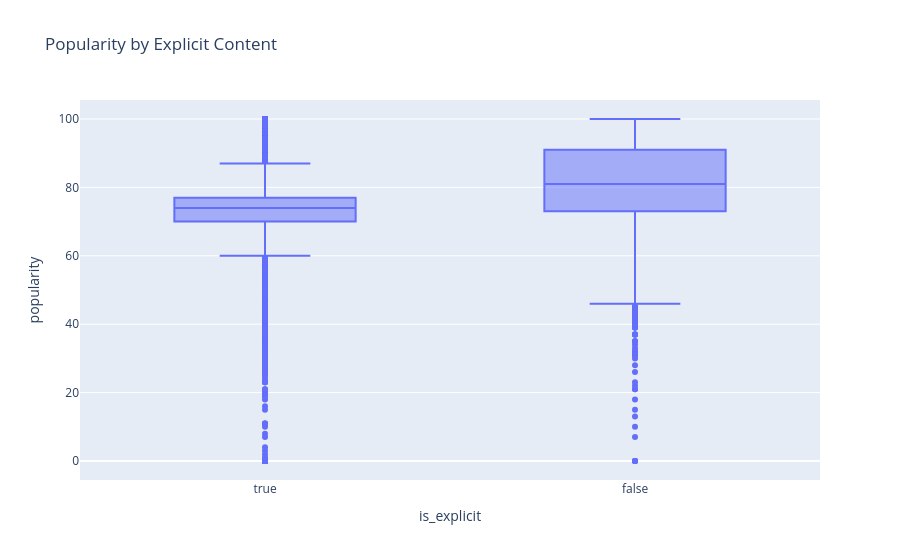

Notebook cell for this chart:
### Code cell
px.box(df,x="is_explicit",y="popularity",title="Popularity by Explicit Content")

### Figure 1 — Plotly figure (JSON) as saved in the notebook; plotly's stock layout.template omitted (floating-point values rounded to 4 significant figures; data arrays with more than 128 entries replaced by an {"elided": "..."} marker saying what was removed)
{"data": [{"alignmentgroup": "True", "hovertemplate": "is_explicit=%{x}<br>popularity=%{y}<extra></extra>", "legendgroup": "", "marker": {"color": "#636efa"}, "name": "", "notched": false, "offsetgroup": "", "orientation": "v", "showlegend": false, "type": "box", "x": {"elided": "27781 bool values"}, "x0": " ", "xaxis": "x", "y": {"elided": "27781 int values"}, "y0": " ", "yaxis": "y"}], "layout": {"boxmode": "group", "legend": {"tracegroupgap": 0}, "title": {"text": "Popularity by Explicit Content"}, "xaxis": {"anchor": "y", "domain": [0, 1], "title": {"text": "is_explicit"}}, "yaxis": {"anchor": "x", "domain": [0, 1], "title": {"text": "popularity"}}}}
